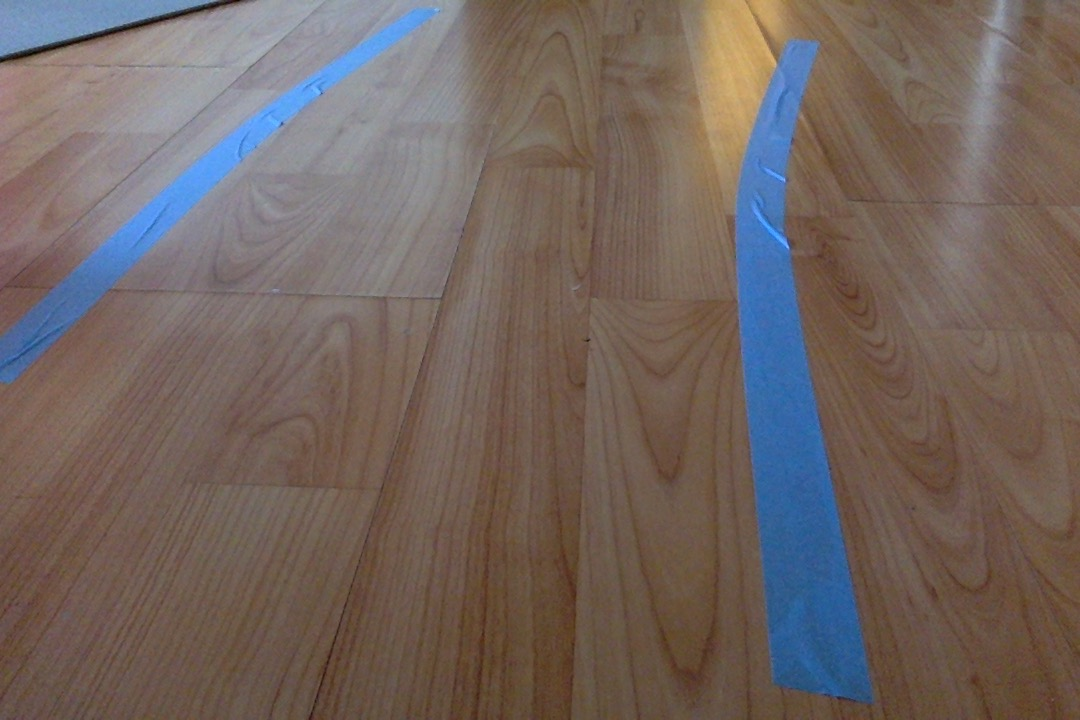
#> input picture test_lane_blue.jpg, 1080 x 720 px, given in place of the camera
$ python autonomous_robot.py
#> lines starting #> are read from the running program, lines starting #| are printed output that depends on the picture; after the words box and inside, x2 and y2 are one past the last pixel; in counts of white or black regions, pixels touching at a corner belong together
### line_following_algorithm.py
import cv2
import numpy as np
import logging
import math
import datetime
import sys

#import RPi_robot_control as control_robot

display_image = True


class LaneFollower(object):

    def __init__(self, robot=None):
        logging.info('Creating a LineFollower robot...')
        self.robot = robot

    def follow_lane(self, frame):
        # Main entry point of the lane follower
        show_image("initial image", frame)

        lane_lines, frame = detect_lane(frame)
        final_frame = self.move(frame, lane_lines)

        return final_frame

    def move(self, frame, lane_lines):
        # After detecting the lanes move robot based on the final_frame from follow_lane function
        if len(lane_lines) == 0:
            logging.error('No lane lines detected, nothing to do.')
            return frame

        heading_angle = compute_heading_angle(frame, lane_lines)
        # self.curr_steering_angle = stabilize_steering_angle(self.curr_steering_angle, steering_angle, len(lane_lines))

        if self.robot is not None:
            # Here let's define that between 80 and 100 degrees it is more stabilized to make the robot go forward
            if heading_angle < 80:  # 90-10
                control_robot.turn_left(1)
                logging.info('robot turning left')
            elif heading_angle > 100:  # 90+10
                control_robot.turn_right(1)
                logging.info('robot turning right')
            else:
                control_robot.go_straight_with_speed(20)
                logging.info('robot goes straight')

        current_heading_image = display_heading_line(frame, heading_angle)  # this considers the not stabilized angles
        show_image("heading", current_heading_image)

        return current_heading_image


def detect_lane(frame):
    """
    This function is used for processing the current frame, detecting the Blue lane lines and generating the lanes image
    1st step: Detect the edges within only half of the screen frame.
    2nd step: From the edges, detect the line segments.
    3nd step: Generate the image with the detected lane lines.
    """
    logging.debug('detecting lane lines...')

    edges = detect_edges(frame)
    show_image('edges', edges)

    cropped_edges = define_region_of_interest(edges)
    show_image('cropped edges', cropped_edges)

    line_segments = detect_line_segments(cropped_edges)
    line_segment_image = display_lines(frame, line_segments)
    show_image("line segments", line_segment_image)

    lane_lines = find_average_slope_and_intercept(frame, line_segments)
    lane_lines_image = display_lines(frame, lane_lines)
    show_image("lane lines", lane_lines_image)

    return lane_lines, lane_lines_image


def detect_edges(frame):
    """
    This function is used for detecting the blue coloured edges, which are the lanes.
    For this we will use the HSV color parameter as it is is easier to represent a color in HSV than in RGB.
    At the end we use the Canny mask for the edge detection based on the range specified.
    """
    # filter for blue lane lines
    hsv = cv2.cvtColor(frame, cv2.COLOR_BGR2HSV)
    show_image("hsv", hsv)
    lower_blue_range = np.array([89, 50, 50])
    upper_blue_range = np.array([150, 255, 255])
    mask = cv2.inRange(hsv, lower_blue_range, upper_blue_range)
    show_image("blue mask", mask)

    # detect edges
    edges = cv2.Canny(mask, 100, 200)  # or (mask,200,400)

    return edges


def define_region_of_interest(canny):
    """
    This function is used for defining the region of interest for the lane detection. Therefore we focus only on the
    bottom half of the screen, as it is easier to control the robot with information only from half screen.
    """
    height, width = canny.shape
    mask = np.zeros_like(canny)

    # only focus bottom half of the screen
    polygon = np.array([[
        (0, height * 1 / 2),
        (width, height * 1 / 2),
        (width, height),
        (0, height),
    ]], np.int32)

    cv2.fillPoly(mask, polygon, 255)
    show_image("mask", mask)
    masked_image = cv2.bitwise_and(canny, mask)
    return masked_image


def detect_line_segments(cropped_edges):
    """
    This function is used for detecting the line segments by applying the Probabilistic Hough Line Transform. Some
    parameters like min_threshold, minLineLength, maxLineGap is a trial and error process, until reaching good
    parameters.
    It returns [(x1,y1),(x2,y2)] of the detected line segments.
    """
    # tuning min_threshold, minLineLength, maxLineGap is a trial and error process by hand
    rho = 1  # precision in pixel, i.e. 1 pixel
    angle = np.pi / 180  # degree in radian, i.e. 1 degree
    min_threshold = 10  # minimal of votes
    line_segments = cv2.HoughLinesP(cropped_edges, rho, angle, min_threshold, np.array([]), minLineLength=8,
                                    maxLineGap=4)

    if line_segments is not None:
        for line_segment in line_segments:
            logging.debug('detected line_segment:')
            logging.debug("%s of length %s" % (line_segment, length_of_line_segment(line_segment[0])))

    return line_segments


def find_average_slope_and_intercept(frame, line_segments):
    """
    This function checks every line segment and based on its slope, it is possible to state whether the line is on
    the left or right part of the screen. Thus it will combine all the line segments into left or right based on the
    defined boundary, in this case 1/3 of the screen's width.
    If a line segment slope is < 0, then we have detected left lane;
    If a line segment slope is > 0, then we have detected right lane.
    """
    lane_lines = []
    if line_segments is None:
        logging.info('No line_segment segments detected')
        control_robot.go_straight_with_speed(0)
        return lane_lines

    height, width, _ = frame.shape
    left_fit = []
    right_fit = []
    boundary = 1 / 3
    right_region_boundary = width * (1 - boundary)  # right lane line segment should be on right (2/3 of the screen)
    left_region_boundary = width * boundary  # left lane line segment should be on left (1/3 of the screen)

    for line_segment in line_segments:
        for x1, y1, x2, y2 in line_segment:
            if x1 == x2:
                # Here we skip vertical line, once its slope is infinite
                continue

            fit = np.polyfit((x1, x2), (y1, y2), 1)
            slope = fit[0]
            intercept = fit[1]
            if slope < 0:
                if x1 < left_region_boundary and x2 < left_region_boundary:
                    left_fit.append((slope, intercept))
            else:
                if x1 > right_region_boundary and x2 > right_region_boundary:
                    right_fit.append((slope, intercept))

    left_fit_average = np.average(left_fit, axis=0)
    if len(left_fit) > 0:
        lane_lines.append(make_points(frame, left_fit_average))

    right_fit_average = np.average(right_fit, axis=0)
    if len(right_fit) > 0:
        lane_lines.append(make_points(frame, right_fit_average))
    logging.debug('lane lines: %s' % lane_lines)
    return lane_lines


def compute_heading_angle(frame, lane_lines):
    """
    This function calculates the angle on which the robot has to be heading to in order to be on the middle of the path.
    It receives the detect lane lines edges, and then calculates the heading angle.
    If there is only one lane detect in the current frame, then robot follows exactly this lane.
    """
    print(lane_lines)
    if len(lane_lines) == 0:
        logging.info('No lane lines detected, do nothing')
        return -90  # return 0

    height, width, _ = frame.shape
    if len(lane_lines) == 1:
        logging.debug('Only detected one lane line and just follow it. %s' % lane_lines[0])
        x1, _, x2, _ = lane_lines[0][0]
        x_offset = x2 - x1
    else:
        _, _, left_x2, _ = lane_lines[0][0]
        _, _, right_x2, _ = lane_lines[1][0]
        # defining error margin for camera being on center.
        # 0.0 means car in direction to center, -0.03: car is in direction to left, +0.03 means car direction to right
        camera_mid_offset_percent = 0.02
        mid = int(width / 2 * (1 + camera_mid_offset_percent))
        x_offset = (left_x2 + right_x2) / 2 - mid

    # finding the heading angle, which is angle between navigation direction and center line
    y_offset = int(height / 2)
    angle_to_mid_radian = math.atan(x_offset / y_offset)  # math.atan gives the angle in radian
    angle_to_mid_deg = int(angle_to_mid_radian * 180.0 / math.pi)  # angle converted in degrees to center vertical line
    # 90 is when the robot points to center, and the angle will be the deviation from the current robot's heading that's
    # why we add the 90 degrees.
    heading_angle = 90 - angle_to_mid_deg
    print(heading_angle)
    logging.debug('new heading angle: %s' % heading_angle)

    return heading_angle


def display_lines(frame, lines, line_color=(0, 255, 0), line_width=10):
    """
    This is a helper function for displaying the line to the screen.
    Here we can modify the color and also line width.
    """
    line_image = np.zeros_like(frame)
    if lines is not None:
        for line in lines:
            for x1, y1, x2, y2 in line:
                cv2.line(line_image, (x1, y1), (x2, y2), line_color, line_width)
    line_image = cv2.addWeighted(frame, 0.8, line_image, 1, 1)
    return line_image


# [23 lines left out: function display_heading_line, not called in this run]


def length_of_line_segment(line):
    """
    This is a helper function to calculate the length of a line segment by using pythagoras theorem.
    """
    x1, y1, x2, y2 = line
    return math.sqrt((x2 - x1) ** 2 + (y2 - y1) ** 2)


def show_image(title, frame, show=display_image):
    """
    This is a helper function that will help to display all the images generated throughout the image processing.
    It will show the images in case display_image is set to True.
    """
    if show:
        cv2.imshow(title, frame)


def make_points(frame, line):
    """
    This function is used to generate points [(x1,y1),(x2,y2)] based on the line parameters sent (slope and intercept)
    """
    height, width, _ = frame.shape
    slope, intercept = line
    y1 = height  # this is the bottom of the frame
    y2 = int(y1 * 1 / 2)  # the points will be made only from middle of the frame towards down

    # bound the coordinates within the frame
    # x1 = max(-width, min(2 * width, int((y1 - intercept) / slope)))
    # x2 = max(-width, min(2 * width, int((y2 - intercept) / slope)))
    x1 = int((y1 - intercept) / slope)
    x2 = int((y2 - intercept) / slope)
    return [[x1, y1, x2, y2]]


# [10 lines left out: function test_photo, not called in this run]


# [4 lines that do not run on import are left out]

### RPi_robot_control.py
import sys
import time
import RPi.GPIO as GPIO

def setup():
    mode = GPIO.getmode()

    GPIO.cleanup()

    global Forward, Backward, Forward2, Backward2, pwm, pwm2
    Forward = 26
    Backward = 20
    Forward2 = 19
    Backward2 = 16
    sleeptime = 1

    GPIO.setmode(GPIO.BCM)
    GPIO.setup(Forward, GPIO.OUT)
    GPIO.setup(Backward, GPIO.OUT)
    GPIO.setup(Forward2, GPIO.OUT)
    GPIO.setup(Backward2, GPIO.OUT)
    GPIO.setup(18, GPIO.OUT)
    GPIO.setup(13, GPIO.OUT)

    pwm = GPIO.PWM(18, 1000)
    pwm.start(20)
    pwm2 = GPIO.PWM(13, 1000)
    pwm2.start(20)

def turn_right(command):
    # turns right
    if command == 0:
        pass
    else:
        GPIO.output(Forward2, GPIO.HIGH)
        GPIO.output(Forward, GPIO.HIGH)
        pwm.start(100)
        pwm2.start(100)
        pwm.ChangeDutyCycle(0)
        pwm2.ChangeDutyCycle(100)
        #time.sleep(1)

def turn_left(command):
    #Turns left
    if command == 0:
        pass
    else:
        GPIO.output(Forward2, GPIO.HIGH)
        GPIO.output(Forward, GPIO.HIGH)
        pwm.start(100)
        pwm2.start(100)
        pwm.ChangeDutyCycle(100)
        pwm2.ChangeDutyCycle(0)

def go_straight_with_speed(speed):
    #speed goes from 0(slowest) to 100 (fastest)
    pwm.start(speed)
    pwm2.start(speed)
    GPIO.output(Forward2, GPIO.HIGH)
    GPIO.output(Forward, GPIO.HIGH)
    pwm.ChangeDutyCycle(speed)
    pwm2.ChangeDutyCycle(speed)

def stop():
    pwm.stop()
    pwm2.stop()
    GPIO.output(Forward, GPIO.LOW)
    GPIO.output(Forward2, GPIO.LOW)
    GPIO.cleanup()

### autonomous_robot.py
import logging
import RPi_robot_control as control_robot
import cv2
import datetime
from line_following_algorithm import LaneFollower

display_image = True


class AutoRobot(object):
    #initial parameters of the robot
    initial_speed = 0
    width_screen = 320
    height_screen = 240

    def __init__(self):
        """
        Here we initialize camera and robot
        """
        logging.info('Set up the robot...')

        control_robot.setup()

        logging.debug('Setting up camera')
        self.camera = cv2.VideoCapture(-1)
        self.camera.set(3, self.width_screen)
        self.camera.set(4, self.height_screen)

        logging.debug('Setting up initial speed of the robot')
        self.speed = control_robot.go_straight_with_speed(0)
        self.turn_right = control_robot.turn_right(0)
        self.turn_left = control_robot.turn_left(0)

        self.lane_follower = LaneFollower(self)

        logging.info('Created an Autonomous Robot')

    # [5 lines left out: function create_video_recorder, not called in this run]

    def __enter__(self):
        """
        Entering a with statement
        """
        return self

    def __exit__(self, _type, value, traceback):
        """
        Exit a with statement
        """
        if traceback is not None:
            # If any exception occurred:
            logging.error('Exiting with statement with exception %s' % traceback)

        self.cleanup()

    def cleanup(self):
        """
        Stop the robot and reset to original state
        """
        logging.info('Stopping the robot.')
        control_robot.stop()
        self.camera.release()
        cv2.destroyAllWindows()

    def drive(self, speed=initial_speed):
        """
        This is the entry point of the control of the robot. When it is called, we set the robot to drive mode.
        It needs as parameter, the speed on which I want the robot to move. (0: stop - 100: max speed)
        """
        i = 0
        logging.info('Robot starting to drive at speed %s...' % speed)
        while self.camera.isOpened():
            _, image_lane = self.camera.read()
            i += 1
            # here if I want to record the video:
            # self.video_orig.write(image_lane)
            image_lane = self.follow_lane(image_lane)
            #self.video_lane.write(image_lane)
            show_image('Lane Following', image_lane)

            if cv2.waitKey(1) & 0xFF == ord('q'):
                self.cleanup()
                break

    def follow_lane(self, image):
        """
        It calls the follow_lane attribute from the LaneFollower
        """
        image = self.lane_follower.follow_lane(image)
        return image


def show_image(title, frame, show=display_image):
    if show:
        cv2.imshow(title, frame)


def main():
    with AutoRobot() as robot:
        robot.drive(20)
#> in drive, image_lane is the input picture: shape (720, 1080, 3); mean B, G, R 95.4, 100.8, 114
#> in define_region_of_interest, `cv2.fillPoly(mask, polygon, 255)`:
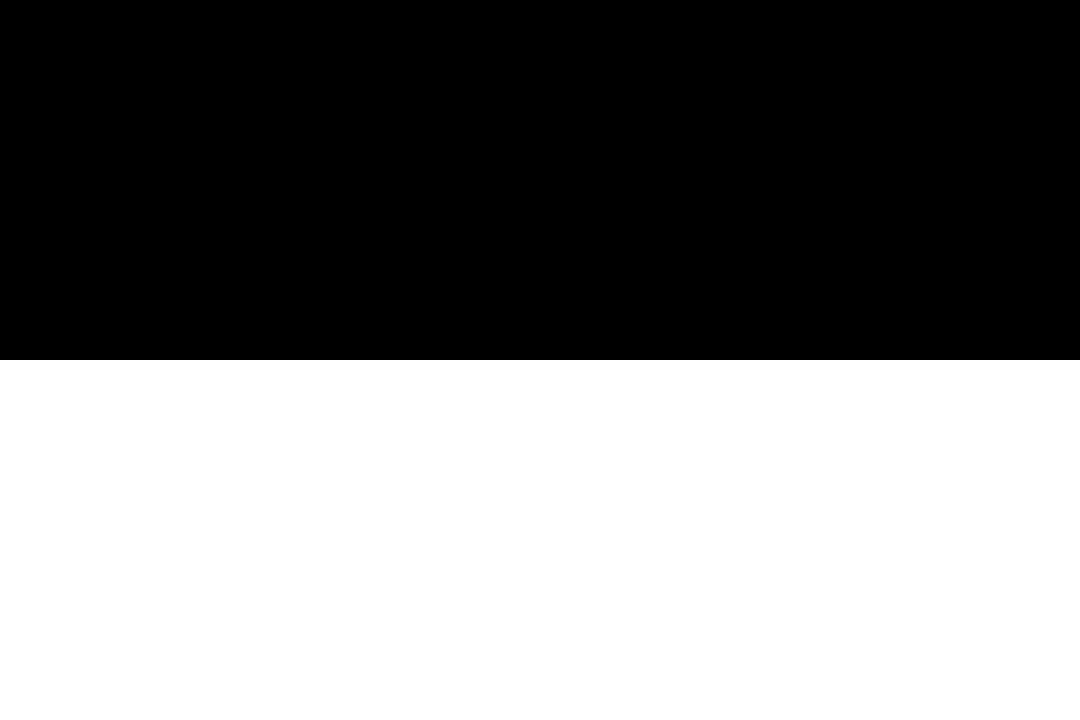
#> mask: shape (720, 1080); 50% white; 1 white region, box (x1, y1, x2, y2) and area: (0, 360, 1080, 720) 388800
#> in define_region_of_interest, `masked_image = cv2.bitwise_and(canny, mask)`:
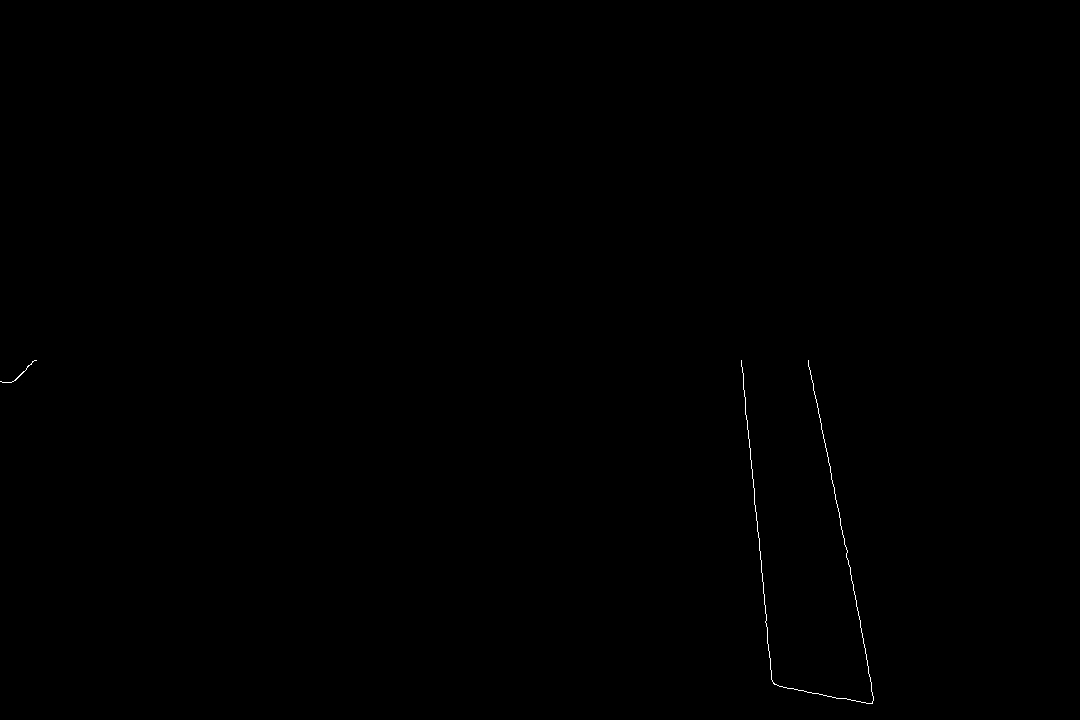
#> masked_image: shape (720, 1080); 0.11% white in thin lines or dots, all inside (x1, y1, x2, y2) = (0, 360, 874, 704)
#> in detect_line_segments, `line_segments = cv2.HoughLinesP(cropped_edges, rho, angle, min_thresho..`: line_segments = 23 rows, first 6: [846, 553, 868, 667], [753, 479, 754, 496], [808, 363, 835, 494], [798, 690, 872, 703], [744, 390, 745, 403], [763, 588, 767, 637]
#> the loop in detect_line_segments, `for line_segment in line_segments:` made 23 passes
#> the loop in display_lines, `for line in lines:` made 23 passes
#> in display_lines, `line_image = cv2.addWeighted(frame, 0.8, line_image, 1, 1)`:
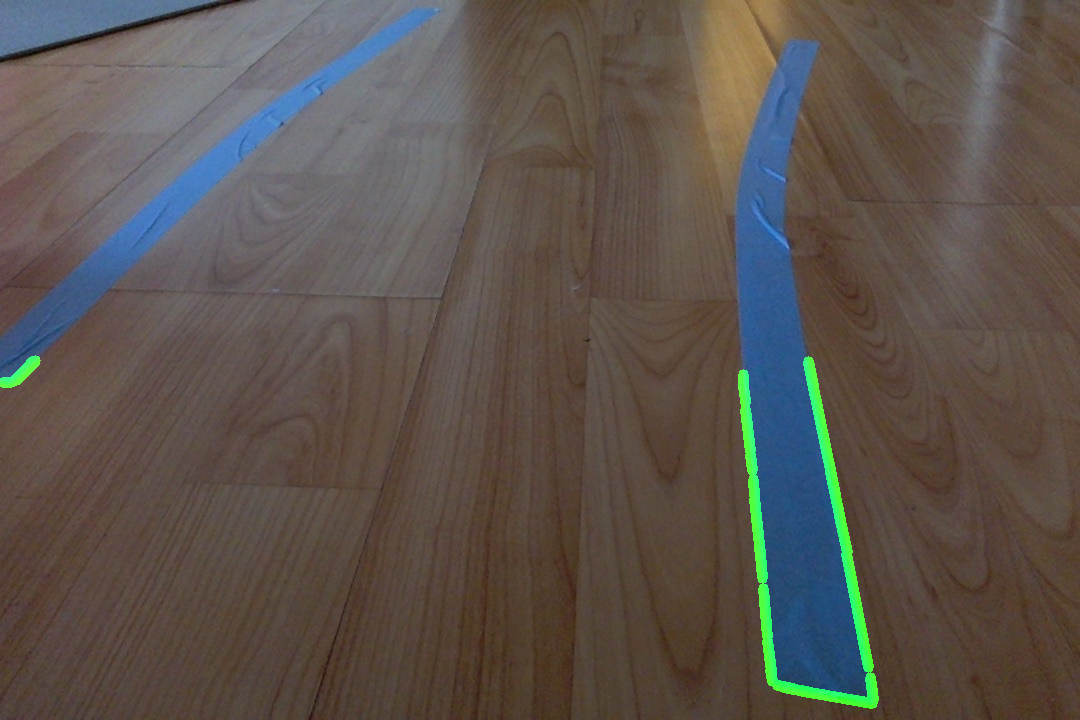
#> line_image: shape (720, 1080, 3); mean B, G, R 77.4, 83.7, 92.2
#> the loop in find_average_slope_and_intercept, `for line_segment in line_segments:` made 23 passes
#> after the loop in find_average_slope_and_intercept, `for line_segment in line_segments:`: left_fit = [(-1, 395), (-1.05, 394.7), (-7.84e-15, 382)]; right_fit = 19 items, first 6: (5.18, -3830.8), (17, -12322), (4.85, -3557.3), (0.176, 549.8), (13, -9282), (12.25, -8758.8)
#> in find_average_slope_and_intercept, `left_fit_average = np.average(left_fit, axis=0)`: left_fit_average = [-0.684, 390.6]
#> in make_points, `slope, intercept = line`: slope = -0.684; intercept = 390.6
#> in make_points, `x1 = int((y1 - intercept) / slope)`: x1 = -481
#> in make_points, `x2 = int((y2 - intercept) / slope)`: x2 = 44
#> in find_average_slope_and_intercept, `right_fit_average = np.average(right_fit, axis=0)`: right_fit_average = [7.14, -4994.6]
#> in detect_lane, `lane_lines = find_average_slope_and_intercept(frame, line_segments)`: lane_lines = [[[-481, 720, 44, 360]], [[800, 720, 749, 360]]]
#> the loop in display_lines (call 2), `for line in lines:` made 2 passes
#| [[[-481, 720, 44, 360]], [[800, 720, 749, 360]]]
#> in compute_heading_angle, `_, _, left_x2, _ = lane_lines[0][0]`: left_x2 = 44
#> in compute_heading_angle, `_, _, right_x2, _ = lane_lines[1][0]`: right_x2 = 749
#> in compute_heading_angle, `x_offset = (left_x2 + right_x2) / 2 - mid`: x_offset = -153.5
#> in compute_heading_angle, `angle_to_mid_radian = math.atan(x_offset / y_offset)`: angle_to_mid_radian = -0.403
#> in compute_heading_angle, `angle_to_mid_deg = int(angle_to_mid_radian * 180.0 / math.pi)`: angle_to_mid_deg = -23
#> in compute_heading_angle, `heading_angle = 90 - angle_to_mid_deg`: heading_angle = 113
#| 113


if __name__ == '__main__':
    logging.basicConfig(level=logging.DEBUG, format='%(levelname)-5s:%(asctime)s: %(message)s')

    main()
#> (the run stopped early here; a loop or call above may not have finished)
